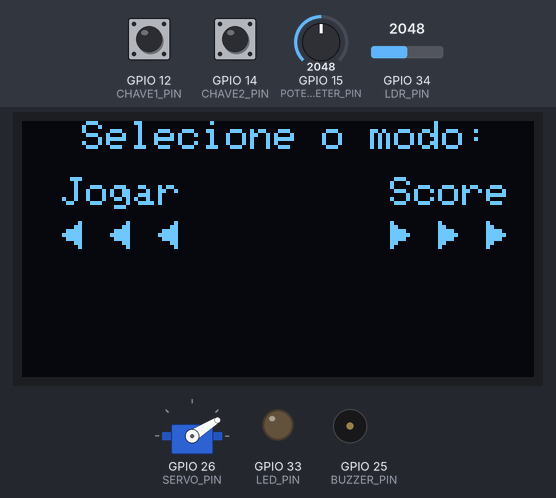
Recording of a sketch running on a simulated ESP32. Shown: servo, 128×64 one-colour display, output pins drawn as LEDs (lit = HIGH), buzzer (waves = sounding, pin HIGH). Dashed ring = blinking. The test bench sets the inputs (shaded band); at power-on: GPIO 12 (CHAVE1_PIN) HIGH, GPIO 14 (CHAVE2_PIN) HIGH, GPIO 15 (POTENTIOMETER_PIN) = 2048, GPIO 34 (LDR_PIN) = 2048. EEPROM starts erased.

Above: at 6.3 s.
6.4 s: GPIO 12 (CHAVE1_PIN) pulled LOW for 0.15 s
At 7.4 s:
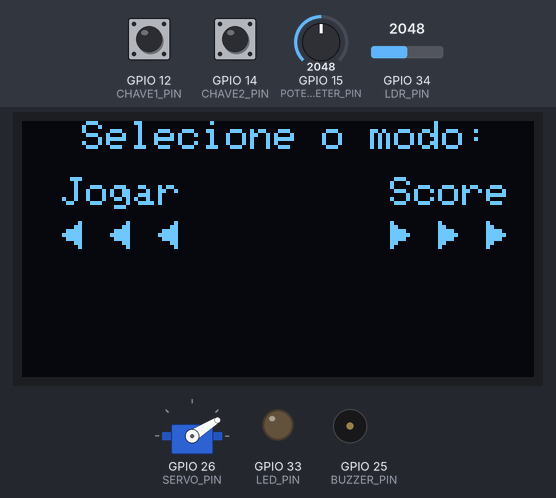
8.0 s: GPIO 12 (CHAVE1_PIN) pulled LOW for 3.2 s
At 8.5 s:
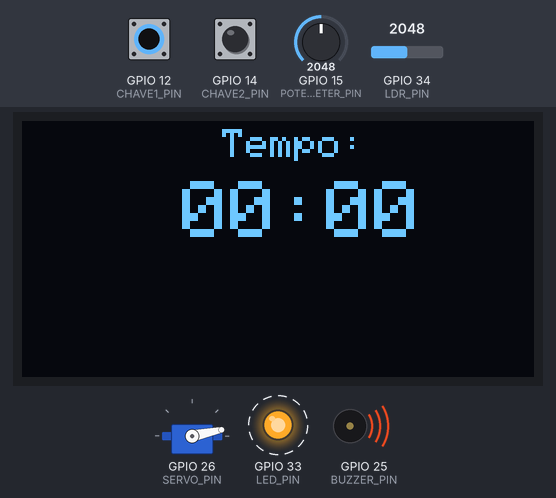
12.7 s: GPIO 14 (CHAVE2_PIN) pulled LOW for 0.15 s
At 12.83 s:
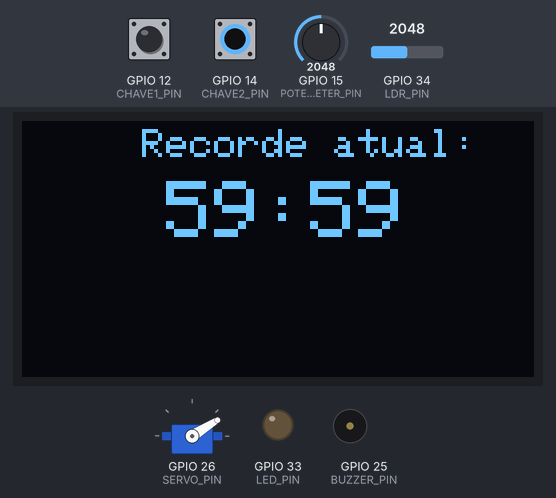
14.3 s: GPIO 14 (CHAVE2_PIN) pulled LOW for 3.2 s
19.0 s: GPIO 12 (CHAVE1_PIN) driven LOW and GPIO 14 (CHAVE2_PIN) driven LOW
At 20.5 s:
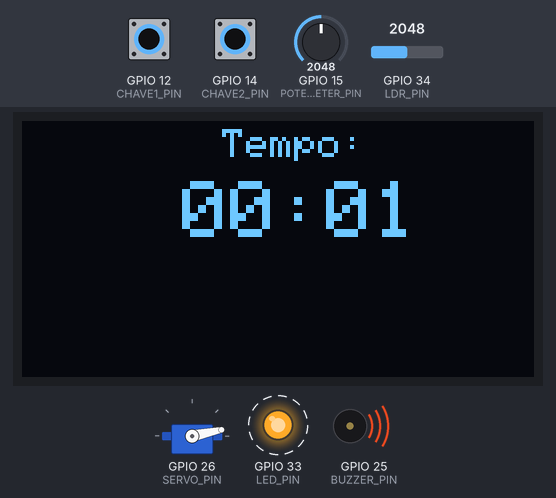
22.0 s: GPIO 12 (CHAVE1_PIN) driven HIGH
At 23.0 s:
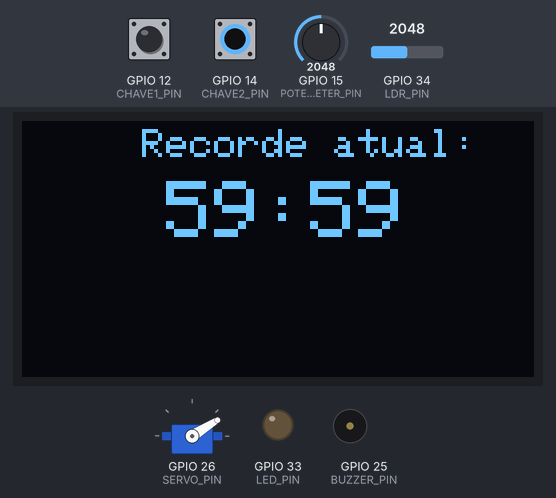
Timing chart, 0 to 24.5 s (numbered marks = the images above; inputs shaded):
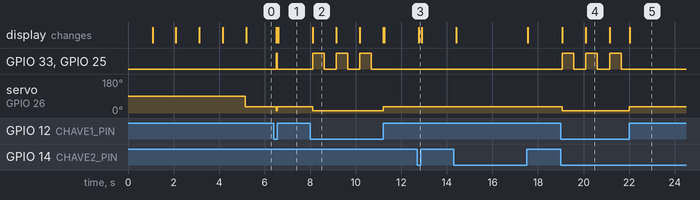

Measured:
- after the input at 6.4 s, GPIO 33 (LED_PIN), GPIO 25 (BUZZER_PIN): LOW → HIGH after 0.11 s, → LOW 0.05 s later; servo on GPIO 26 (SERVO_PIN): 32° → 12° after 0.11 s, → 32° 0.05 s later; the display: first changes after 0.11 s (image 1 shows a later state)
- after the input at 8.0 s, GPIO 33 (LED_PIN), GPIO 25 (BUZZER_PIN): alternates HIGH for 0.50 s and LOW for 0.53 s, 6 changes in all, then stays LOW, starting after 0.11 s; servo on GPIO 26 (SERVO_PIN): 32° → 12° after 0.11 s, → 32° 3.1 s later; the display: changes after 0.11 s (image 2)
- after the input at 12.7 s, the display: changes after 0.07 s (image 3)
- after the input at 19.0 s, GPIO 33 (LED_PIN), GPIO 25 (BUZZER_PIN): alternates HIGH for 0.50 s and LOW for 0.53 s, starting after 0.07 s; servo on GPIO 26 (SERVO_PIN): 32° → 12° after 0.07 s; the display: first changes after 0.07 s (image 4 shows a later state)
- after the input at 22.0 s, GPIO 33 (LED_PIN): stays LOW (without the input it goes to HIGH after 0.18 s); GPIO 25 (BUZZER_PIN): stops changing and stays LOW; servo on GPIO 26 (SERVO_PIN): 12° → 32° at once; the display: changes at once (image 5)
- what the display in image 2 shows lasts 1.0 s, from 8.1 s to 9.1 s

The sketch:

JogoEquilibrio.ino
```cpp
#include <EEPROM.h>
#include <Wire.h>
#include <Adafruit_GFX.h>
#include <Adafruit_SSD1306.h>
#include <ESP32Servo.h>

// Pinagem
#define POTENTIOMETER_PIN 15
#define BUZZER_PIN 25
#define LED_PIN 33
#define SERVO_PIN 26
#define LDR_PIN 34
#define CHAVE1_PIN 12
#define CHAVE2_PIN 14

// Constrantes de setup inicial
// Estes valores foram adquiridos na tentativa e erro
#define SERVO_POSICAO_MEIO 32
#define LDR_MIN 3200
#define LDR_MAX 4000


Servo microservo;                               //Objeto para controlar o servo motor
Adafruit_SSD1306 display = Adafruit_SSD1306();  //OBJETO DO TIPO Adafruit_SSD1306


void ganhaJogo(long tempoDecorrido) {

  // Le recorde anterior
  long recorde = eeprom();

  // Se ganhar vai tocar estes beeps (se for novo recorde, toca ainda mais)
  int qtdBeeps = 3;

  // Grava um novo record
  if (tempoDecorrido < recorde) {
    eeprom(tempoDecorrido);  //grava o recorde
    recorde = tempoDecorrido;
    qtdBeeps = 10;
  }

  // Telinha da vitoria
  display.clearDisplay();
  display.setCursor(25, 0);
  display.print("Voce ganhou!!!");
  display.setCursor(8, 12);
  display.print(converteTempo(tempoDecorrido) + " / SCORE " + converteTempo(recorde));
  display.setCursor(30, 24);
  display.print("Reinicie...");
  display.display();

  beep(qtdBeeps);
}


void jogo() {  //roda o modo de jogo baseado em durar mais tempo

  // Variaveis da funcao de piscar led
  unsigned long intervaloPiscar = 500;      // Intervalo desejado para piscar o LED em milissegundos
  unsigned long ultimaTrocaEstado = 0;      // Armazena o tempo da última troca de estado do LED
  unsigned long millisTempoled = millis();  // Armazena o tempo atual em milissegundos
  int potenciometroValor = NULL;
  int sensorluz = NULL;
  int tempoDecorrido = NULL;

  //Limpa o cronometro para entrar no jogo
  cronometro(true);

  for (;;) {

    // Faz leitura de sensor e potenciometro
    potenciometroValor = map(analogRead(POTENTIOMETER_PIN), 2500, 0, 0, 68);
    sensorluz = analogRead(LDR_PIN);  //lê o valor do sensor de luz

    //move o servo motor com base na leitura do pino A0
    microservo.write(potenciometroValor);

    //chama o cronômetro para marcar o tempo;
    tempoDecorrido = cronometro(false);

    //Pisca o LED enquanto o sensor de luz estiver abaixo de xxx e o tempo for menor que 4 segundos
    if (sensorluz < LDR_MIN && ((millis() - millisTempoled) < LDR_MAX)) {
      if (millis() - ultimaTrocaEstado >= intervaloPiscar) {  // Verifica se o tempo decorrido desde a última troca de estado do LED é maior ou igual ao intervalo definido para piscar o LED.
        digitalWrite(LED_PIN, !digitalRead(LED_PIN));         // Inverte o estado do LED
        digitalWrite(BUZZER_PIN, !digitalRead(BUZZER_PIN));   //Inverte o estado do BUZZER
        ultimaTrocaEstado = millis();                         // Atualiza o tempo da última troca de estado
      }
    }

    // Se o sensor de luz estiver abaixo de 300 e o tempo for maior que 4 segundos, o carro está equilibrado
    if (sensorluz < LDR_MIN && ((millis() - millisTempoled) > LDR_MAX)) {
      ganhaJogo(tempoDecorrido);
      digitalWrite(LED_PIN, LOW);

      // Prende na telinha de vitoria ate que o usuario altere a posicao da chave seletora
      while (digitalRead(CHAVE1_PIN) == LOW) {
        delay(50);
      }

    } else {
      // Se o sensor de luz estiver acima de 300, desliga o LED e atualiza o tempo
      if (sensorluz > LDR_MIN) {     //se o sensor de luz tiver com intesidade acima de 300
        digitalWrite(LED_PIN, LOW);  // led permanece desligado;
        digitalWrite(BUZZER_PIN, LOW);
        millisTempoled = millis();  //millistempoled recebe o atual;
      }
    }

    // Situacao de quebra do laco infinito do jogo
    if (digitalRead(CHAVE1_PIN) != LOW) {
      return;
    }

    delay(50);
  }  //for
}


int tempoInicio;
int ultimaGravacaoCronometro = 0;  // Ultima gravacao do cronometro
int cronometro(bool zerar) {       //faz a contagem do tempo e printa no lcd

  if (zerar) {
    tempoInicio = millis();
  }

  long tempoDecorrido = (millis() - tempoInicio) / 1000;

  // Antes de mostrar na tela, verifica se a ultima vez que mandou gravar na tela passou pelo menos 1 segundo
  if (millis() - ultimaGravacaoCronometro >= 1000) {
    display.clearDisplay();
    display.setCursor(50, 2);
    display.print("Tempo:");
    display.setCursor(40, 15);
    display.setTextSize(2);
    display.print(converteTempo(tempoDecorrido));
    display.setTextSize(1);
    display.display();
    ultimaGravacaoCronometro = millis();
  }

  return tempoDecorrido;
}

void setup() {
  Serial.begin(9600);

  EEPROM.begin(sizeof(int) + sizeof(int));  //alocacao da EEPROM
  eeprom(59, 59);                           //grava 59:59 para quando nao tem nada gravado ainda no arduino

  microservo.attach(SERVO_PIN, 500, 2400);

  // Chave seletora
  pinMode(CHAVE1_PIN, INPUT_PULLUP);
  pinMode(CHAVE2_PIN, INPUT_PULLUP);

  //Buzzer:
  pinMode(BUZZER_PIN, OUTPUT);

  //Tela Display:
  Wire.begin();                               //INICIALIZA A BIBLIOTECA WIRE
  display.begin(SSD1306_SWITCHCAPVCC, 0x3C);  //INICIALIZA O DISPLAY COM ENDEREÇO I2C 0x3C
  display.setTextColor(WHITE);                //DEFINE A COR DO TEXTO
  display.setTextSize(1);                     //DEFINE O TAMANHO DA FONTE DO TEXTO
  display.clearDisplay();                     //LIMPA AS INFORMAÇÕES DO DISPLAY


  //Mensagem inicial no LCD:
  int tempoLogoSegundos = 5;
  for (int i = 0; i < tempoLogoSegundos; i++) {
    display.clearDisplay();

    display.setCursor(0, 0);
    display.setTextSize(1);
    display.print(" ");
    display.print(tempoLogoSegundos - i);

    display.setCursor(40, 2);

    display.setTextSize(2);
    display.print("CEFET");
    display.setTextSize(1);

    display.setCursor(13, 22);
    display.print("Jogo do Equilibrio");
    display.display();
    delay(1000);
  }

  //Definição dos pinso de componentes
  pinMode(BUZZER_PIN, OUTPUT);
  pinMode(LED_PIN, OUTPUT);
  pinMode(POTENTIOMETER_PIN, INPUT);
  pinMode(LDR_PIN, INPUT);
  pinMode(CHAVE1_PIN, INPUT_PULLUP);
  pinMode(CHAVE2_PIN, INPUT_PULLUP);
}

String converteTempo(long tempo) {
  String resposta = "";
  int minutos = int(tempo / 60);
  int segundos = tempo - (minutos * 60);

  if (minutos < 10) {  //formata para exibir zeros a esquerda caso o numero seja menor que 10
    resposta += "0";
  }
  resposta += String(minutos) + ":";
  if (segundos < 10) {  //formata para exibir zeros a esquerda
    resposta += "0";
  }
  resposta += String(segundos);

  return resposta;
}

void eeprom(int minutos, int segundos) {
  EEPROM.write(0, minutos);
  EEPROM.write(sizeof(int), segundos);
}
void eeprom(long valor) {
  int minutos = int(valor / 60);
  int segundos = valor - (minutos * 60);
  eeprom(minutos, segundos);
}
long eeprom() {
  int minutos = 0;
  int segundos = 0;
  //EEPROM.get(0,minutos);
  //EEPROM.get(sizeof(int),segundos);
  minutos = EEPROM.read(0);
  segundos = EEPROM.read(sizeof(int));
  return (long)((minutos * 60) + segundos);
}

void beep() {
  beep(1);
}

void beep(int qtd) {
  for (int i = 0; i < qtd; i++) {
    digitalWrite(BUZZER_PIN, HIGH);
    delay(100);
    digitalWrite(BUZZER_PIN, LOW);
    delay(100);
  }
}

void exibeRecordeNoDisplay() {
  display.clearDisplay();
  display.setCursor(30, 2);
  display.print("Recorde atual: ");
  display.setCursor(36, 15);
  display.setTextSize(2);
  display.print(converteTempo(eeprom()));
  display.setTextSize(1);
  display.display();
}

void loop() {

  // Caso tenha voltado ao loop principal (da chave), entao retorna os atuadores aos valores iniciais
  display.clearDisplay();
  microservo.write(SERVO_POSICAO_MEIO);
  digitalWrite(LED_PIN, LOW);
  digitalWrite(BUZZER_PIN, LOW);


  if (digitalRead(CHAVE1_PIN) == LOW) {
    // MODO 1 - chave selecao esquerda
    // jogo de fato
    jogo();


  } else if (digitalRead(CHAVE2_PIN) == LOW) {
    // MODO 2 - chave selecao direita
    // apenas mostra o record do jogo salvo na eprom
    exibeRecordeNoDisplay();

    // Gambiarra para zerar o record do jogo gravado na EEPROM
    // Para zerar, tem que estar no modo que exibe recorde, e entao leva o
    // potenciometro para o extremo MIN, extremo MAX, extremo MIN e extremo MAX
    int potenciometroValor;
    int fase = 0;
    while (fase < 4 && (digitalRead(CHAVE2_PIN) == LOW)) {
      potenciometroValor = map(analogRead(POTENTIOMETER_PIN), 2500, 0, 0, 10);
      if ((potenciometroValor == 0 && (fase == 0 || fase == 2)) || (potenciometroValor == 10 && (fase == 1 || fase == 3))) {
        beep();
        fase++;
      }
      if (fase == 4) {
        eeprom(59, 59);
        exibeRecordeNoDisplay();
        fase = 0;  //permite novo resset
        beep(3);
      }
      delay(100);
    }

    //mesmo sem o procedimento de resset do record, fica em espera ate a saida pela chave
    // while (digitalRead(CHAVE2_PIN) == LOW) {
    //   delay(100);
    // }

  } else {
    // MODO 3 - chave selecao central
    // apenas mostra opcoes para selecao (direita e esquerda)
    display.clearDisplay();
    display.setCursor(15, 0);
    display.print("Selecione o modo:");
    display.setCursor(10, 14);
    display.print("Jogar");
    display.setCursor(10, 25);
    display.print((char)17);
    display.print(" ");
    display.print((char)17);
    display.print(" ");
    display.print((char)17);
    display.setCursor(92, 14);
    display.print("Score");
    display.setCursor(92, 25);
    display.print((char)16);
    display.print(" ");
    display.print((char)16);
    display.print(" ");
    display.print((char)16);
    display.display();

    // Fica em espera ate a troca da chave
    while ((digitalRead(CHAVE1_PIN) != LOW) && (digitalRead(CHAVE2_PIN) != LOW)) {
      delay(100);
    }
  }
}
```
